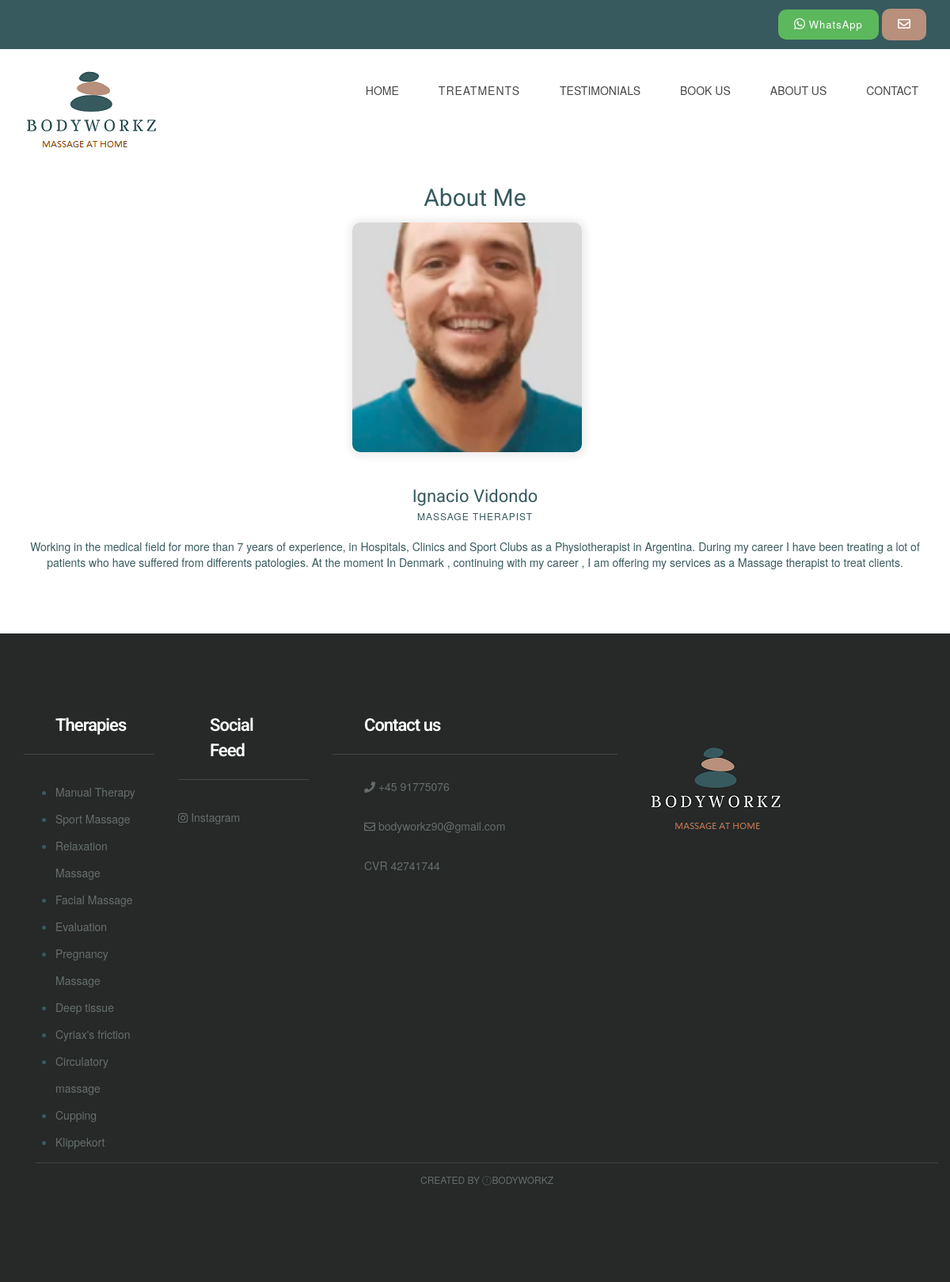
The page /our_therapist/ on the database its author committed.
### MainApp/models.py (models this page shows, shortened)
class Therapist(models.Model):
    name = models.CharField(max_length=200,verbose_name="Nombre")
    image = models.ImageField( upload_to="Images")
    terapia = models.CharField(max_length=200,verbose_name="Terapia")
    description = models.TextField(default="R")
    class Meta:
            verbose_name="Terapeuta"
            verbose_name_plural="Terapeutas"

class Therapy(models.Model):
    name = models.CharField(max_length=255 , verbose_name = "Nombre")
    image = models.ImageField(verbose_name="Foto", blank=True, null=True, upload_to="Images")
    short_description = models.CharField(max_length=150, verbose_name="Descripcion corta", blank=True, null=True,default="Massage")
    description = models.TextField()
    therapist = models.ManyToManyField(Therapist, verbose_name= "Terapeuta")
    duration = models.CharField(max_length=200, verbose_name = "Duracion", default="--")
    price = models.IntegerField(verbose_name="Precio",blank=True, null=True)
    class Meta:
            verbose_name="Terapia"
            verbose_name_plural="Terapias"

### MainApp/views.py (the view)
# urls.py: path('our_therapist/', views.our_therapist,name="our_therapist"),
def our_therapist(request):
    therapy = Therapy.objects.all()
    therapist = Therapist.objects.all()
    return render(request,'our_therapist.html',{'therapist':therapist, 'therapy':therapy})

### MainApp/templates/our_therapist.html
 {% extends "base.html" %} {% block content %} {% load static %}
<div class="mb60">
    <div class="container">
        <div class="row">
            <div class="col-lg-offset-2 col-lg-8 col-md-offset-2 col-md-8 col-sm-12 col-xs-12">
                <div class="section-title mb10 text-center">
                    <h1>About Me
                    </h1>
                </div>
            </div>
        </div>
        <div class="row">
            <div class="col-lg-12 col-sm-3 col-sm-6 col-xs-12">
                {% for terapeuta in therapist %}
                <div class="team-block">
                    <div class="team-img-container">
                        <img src="{{terapeuta.image.url}}" class="team-img" width="290" height="290">
                    </div>
                    <div class=" team-content ">
                        <h2 class="team-title ">
                            <a href="{% url 'therapist' terapeuta.id %} " class="tag">{{terapeuta.name}}</a>
                        </h2>
                        <div class="team-meta "><span class="team-designation ">{{terapeuta.terapia}}</span></div>
                        <br>
                        <div>
                            {{terapeuta.description}}
                        </div>
                    </div>
                </div>
                {% endfor %}
            </div>
        </div>
    </div>
</div>
</div> {% endblock %}

### MainApp/templates/base.html (shortened to what this page needs)
<!DOCTYPE html> {% load static %}
<html lang="en">
<head>
    <link href="{% static 'ap1/css/bootstrap.min.css' %}" rel="stylesheet">
    <link href="{% static 'ap1/css/font-awesome.min.css' %}" rel="stylesheet">
    <link href="{% static 'ap1/css/style.css' %}" rel="stylesheet">
</head>
<div class="header-top">
    <div class="container">
        <div class="row">
            <div class="col-lg-12 col-md-8 col-sm-8  col-xs-12">
                <div class="top-text">
                    <span class="text-block call-block">
                        <a href="https://wa.me/+4591775076 " title="click to open whatsapp chat ">
                            <button class="btn btn-success whatsapp-button">
                                <i class="fab fa-whatsapp" style="font-size: 16" aria-hidden="true "></i>
                                <span class="call-no" style="font-weight: 400; text-transform: capitalize">WhatsApp</span>
                    </button>
                    </a>
                    </span><a href="{% url 'contacto' %}" title="Contact Us"><button class="btn text-block mail-block hidden-xs hidden-sm">
                        <i class="fa fa-envelope-o" style="font-size: 16" aria-hidden="true "></i>
                    </button></a>
                </div>
            </div>
        </div>
    </div>
</div>
<div class="header">
    <div class="container">
        <div class="row">
            <div class="col-lg-4     col-md-4 col-sm-12 col-xs-12">
                <a href="{% url 'index' %}"><img src="{% static 'ap1/images/bodyworkz.png' %}" alt=""></a>
            </div>
            </ <div class="col-lg-6 col-md-4 col-sm-12 col-xs-12">
            <div class="navigation">
                <div id="navigation">
                    <ul>
                        <li class="active"><a href="{% url 'index' %}" title="Home">HOME</a></li>
                        <li class="active">
                            <a class="btn btn-secondary dropdown-toggle" href="#" role="button" id="dropdownMenuLink" data-toggle="dropdown" aria-haspopup="true" aria-expanded="false">
                                      Treatments
                                    </a>
                        </li>
                        <li><a href="{% url 'reviews' %}" title="Styleguide">TESTIMONIALS</a> </li>
                        <li>
                            <a href="{% url 'appointment' %}" title="Styleguide">BOOK US</a>
                        </li><li>
                            <a href="{% url 'about-us' %}" title="Styleguide">ABOUT US</a>
                        </li>
                        <li><a href="{% url 'contacto' %}" title="Contact Us">CONTACT</a> </li>
                    </ul>
                </div>
            </div>
        </div>
    </div>
</div>
</div>
{%block content %} {% endblock %}
<div class="footer">
    <div class="container">
        <div class="row">
            <div class="col-lg-2 col-md-3 col-sm-2 col-xs-12">
                <div class="footer-widget">
                    <h2 class="widget-title">Therapies</h2>
                    <ul>
                        {% for terapia in therapy %}
                        <li>
                            <a href="{% url 'article' terapia.id %} " class="tag">{{terapia.name}}</a> {% endfor %}
                        </li>
                    </ul>
                </div>
            </div>
            <div class="col-lg-2 col-md-2 col-sm-2 col-xs-12">
                <div class="footer-widget footer-social">
                    <h2 class="widget-title">Social Feed</h2>
                    <ul class="listnone">
                        <li>
                            <a href="http://instagram.com/_bodyworkz.dk"> <i class="fa fa-instagram"></i> Instagram</a>
                        </li>
                    </ul>
                </div>
            </div>
            <div class="col-lg-4 col-md-2 col-sm-2 col-xs-12">
                <div class="footer-widget footer-social">
                    <h2 class="widget-title">Contact us </h2>
                    <ul class="listnone contact">
                        <li><i class="fa fa-phone"></i> +45 91775076</li>
                        <li><i class="fa fa-envelope-o"></i> bodyworkz90@gmail.com</li>
                        <li> CVR 42741744</li>
                    </ul>
                </div>
            </div>
            <div class="col-lg-2 col-md-2 col-sm-6 col-xs-12">
                <div class="footer-widget footer-social">
                    <a href="{% url 'index' %}"><img src="{% static 'ap1/images/FOOTER.png' %}" alt=""></a>
                </div>
            </div>
        </div>
        <div class="tiny-footer">
            <div class="container">
                <div class="row">
                    <div class="col-lg-12 col-md-12 col-sm-12 col-xs-12">
                        <div class="copyright-content">
                            Created by <i class="fa fa-love"></i>Bodyworkz
                        </div>
                    </div>
                </div>
            </div>
        </div>
    </div>
    </body>
</html>

### MainApp/static/ap1/css/style.css (style rules this page uses)
h1, h2, h3, h4, h5, h6 { margin: 0; padding: 0; margin-bottom: 10px; color: #375a5f; font-weight: 400; font-family: 'Roboto', sans-serif; }
h1 { font-size: 30px; line-height: 42px; }
h2 { font-size: 22px; line-height: 32px; padding: 0px 40px 0px 40px; }
ul, ol { margin: 0; }
a { color: #375a5f; text-decoration: none; -webkit-transition: all 0.3s; -moz-transition: all 0.3s; transition: all 0.3s; }
.listnone { list-style: none; padding: 0px; }
.btn { display: inline-block; padding: 10px 20px; margin-bottom: 0; font-size: 13px; font-weight: 800; letter-spacing: 1px; line-height: 1.42857143; text-align: center; border: none; text-transform: uppercase; border-radius: 0px; }
.mb10 { margin-bottom: 10px; }
.mb60 { margin-bottom: 60px; }
.header { background-color: #fff; z-index: 9999; position: relative; padding-top: 20px; padding-bottom: 20px; }
.header-top { background-color: #375a5f; font-size: 15px; padding-top: 11px; padding-bottom: 11px; line-height: 15px; color: #fff; font-weight: 500; }
.top-text { text-align: right; }
.top-text .text-block { padding-left: 20px; color: #fff; line-height: 18px; }
.mail-block { border-radius: 10px; background-color: #b8907c; height: 40px; border: none; font-weight: 400; text-transform: lowercase; }
.whatsapp-button { border-radius: 10px; }
.navigation { float: right; }
#navigation, #navigation ul, #navigation ul li, #navigation ul li a, #navigation #menu-button { margin: 0; padding: 0; border: 0; list-style: none; line-height: 1; display: block; position: relative; -webkit-box-sizing: border-box; -moz-box-sizing: border-box; box-sizing: border-box; }
#navigation:after, #navigation>ul:after { content: "."; display: block; clear: both; visibility: hidden; line-height: 0; height: 0; }
#navigation { margin-top: 10px; }
#navigation>ul>li { float: left; }
#navigation>ul>li>a { padding: 15px 25px; font-size: 14px; color: #474747; text-decoration: none; font-weight: 500; text-transform: uppercase; border-radius:10px; }
.footer { background-color: #262928; padding-top: 100px; padding-bottom: 100px; }
.footer-widget .widget-title { color: #fff; font-weight: 600; letter-spacing: -1px; border-bottom: 1px solid #424544; padding-bottom: 20px; margin-bottom: 30px; }
.footer-widget li a { color: #676f6c; line-height: 34px; }
.footer .contact li { position: relative; padding-left: 40px; display: block; margin-bottom: 15px; padding: 0 0 15px 40px; color: #666e6b; }
.tiny-footer { background-color: #262928; padding-top: 9px; padding-bottom: 9px; font-size: 12px; color: #56575e; text-align: left; text-transform: uppercase; text-align: center; }
.copyright-content { border-top: 1px solid #424544; padding: 12px; color: #676f6c; }
.widget-title { margin-bottom: 20px; }
.team-block { margin-bottom: 20px; }
.team-img-container { margin-bottom: 20px; display: flex; align-items: center; flex-direction: column; }
.team-img { border-radius: 10px; box-shadow: 1px 1px 10px 5px #EEE; margin-bottom: 20px; margin-right: 20px; }
.team-content { text-align: center; }
.team-title { margin-bottom: 0px; }
.team-meta { text-transform: uppercase; font-size: 12px; color: #375a5f; font-weight: 500; letter-spacing: 1px; }

### rows shown on the page
Therapist: image (picture), name "Ignacio Vidondo", terapia "MASSAGE THERAPIST", description "Working in the medical field for more than 7 years of experience, in Hospitals, Clinics and Sport Clubs as a Physiotherapist in Argentina. During my career I have been treating a lot of patients who have suffered from differents patologies. At the moment In Denmark , continuing with my career , I am offering my services as a Massage therapist to treat clients."
Therapy: name "Manual Therapy"
Therapy: name "Sport Massage"
Therapy: name "Relaxation Massage"
Therapy: name "Facial Massage"
Therapy: name "Evaluation"
Therapy: name "Pregnancy Massage"
Therapy: name "Deep tissue"
Therapy: name "Cyriax's friction"
Therapy: name "Circulatory massage"
Therapy: name "Cupping"
Therapy: name "Klippekort"
